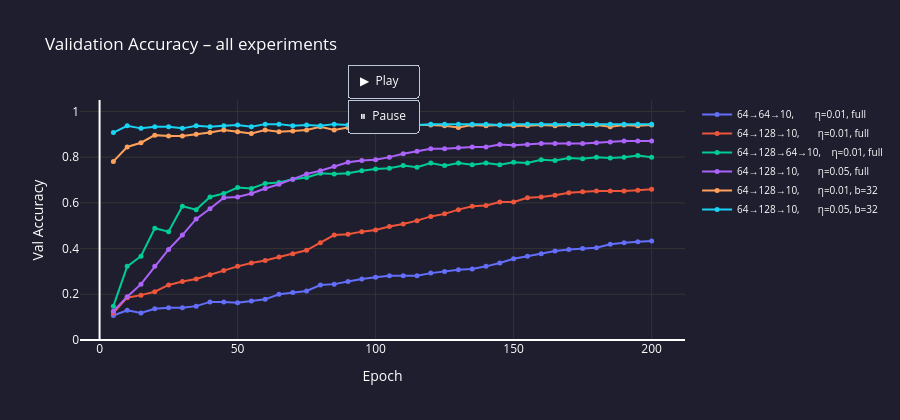

The notebook cell this image was saved under:
### Code cell
from Code.Visualization.network_visualization import show_architecture

# ── Compare training-progress curves for every experiment in one chart ─
# (inline version – does not open a new browser tab per experiment)
fig_all = go.Figure()
colors  = ['#636EFA','#EF553B','#00CC96','#AB63FA','#FFA15A','#19D3F3']

for i, exp in enumerate(results):
    t  = exp['trainer']
    xs = [j * 5 for j in range(1, len(t.val_acc_history) + 1)]
    c  = colors[i % len(colors)]

    # Animate using frames: each frame adds one more data point
    fig_all.add_trace(go.Scatter(
        x=xs, y=t.val_acc_history,
        mode='lines+markers',
        name=exp['name'],
        line=dict(color=c, width=2),
        marker=dict(size=5),
        hovertemplate='Epoch %{x}<br>Val Acc: %{y:.4f}<extra></extra>',
    ))

fig_all.update_layout(
    title='Validation Accuracy – all experiments',
    xaxis_title='Epoch',
    yaxis_title='Val Accuracy',
    yaxis=dict(range=[0, 1.05], gridcolor='#333'),
    xaxis=dict(gridcolor='#333'),
    plot_bgcolor='#1e1e2e',
    paper_bgcolor='#1e1e2e',
    font=dict(color='white'),
    height=420,
    legend=dict(font=dict(size=10)),
    updatemenus=[dict(
        type='buttons',
        showactive=False,
        y=1.15, x=0.5, xanchor='center',
        buttons=[
            dict(
                label='▶  Play',
                method='animate',
                args=[None, dict(frame=dict(duration=80, redraw=True), fromcurrent=True)],
            ),
            dict(
                label='⏸  Pause',
                method='animate',
                args=[[None], dict(frame=dict(duration=0), mode='immediate')],
            ),
        ],
    )],
)

# Build animation frames – each frame reveals one more epoch point
max_points = max(len(e['trainer'].val_acc_history) for e in results)
frames = []
for frame_idx in range(1, max_points + 1):
    frame_traces = []
    for i, exp in enumerate(results):
        t  = exp['trainer']
        xs = [j * 5 for j in range(1, len(t.val_acc_history) + 1)]
        visible_x = xs[:frame_idx]
        visible_y = t.val_acc_history[:frame_idx]
        frame_traces.append(go.Scatter(x=visible_x, y=visible_y))
    frames.append(go.Frame(data=frame_traces, name=str(frame_idx)))

fig_all.frames = frames
fig_all.show()

### Figure 1 — Plotly figure (JSON) as saved in the notebook; plotly's stock layout.template omitted (floating-point values rounded to 4 significant figures)
{"data": [{"hovertemplate": "Epoch %{x}<br>Val Acc: %{y:.4f}<extra></extra>", "line": {"color": "#636EFA", "width": 2}, "marker": {"size": 5}, "mode": "lines+markers", "name": "64→64→10,        η=0.01, full", "type": "scatter", "x": [5, 10, 15, 20, 25, 30, 35, 40, 45, 50, 55, 60, 65, 70, 75, 80, 85, 90, 95, 100, 105, 110, 115, 120, 125, 130, 135, 140, 145, 150, 155, 160, 165, 170, 175, 180, 185, 190, 195, 200], "y": [0.1074, 0.1296, 0.1185, 0.137, 0.1407, 0.1407, 0.1482, 0.1667, 0.1667, 0.163, 0.1704, 0.1778, 0.2, 0.2074, 0.2148, 0.2407, 0.2444, 0.2556, 0.2667, 0.2741, 0.2815, 0.2815, 0.2815, 0.2926, 0.3, 0.3074, 0.3111, 0.3222, 0.337, 0.3556, 0.3667, 0.3778, 0.3889, 0.3963, 0.4, 0.4037, 0.4185, 0.4259, 0.4296, 0.4333]}, {"hovertemplate": "Epoch %{x}<br>Val Acc: %{y:.4f}<extra></extra>", "line": {"color": "#EF553B", "width": 2}, "marker": {"size": 5}, "mode": "lines+markers", "name": "64→128→10,       η=0.01, full", "type": "scatter", "x": [5, 10, 15, 20, 25, 30, 35, 40, 45, 50, 55, 60, 65, 70, 75, 80, 85, 90, 95, 100, 105, 110, 115, 120, 125, 130, 135, 140, 145, 150, 155, 160, 165, 170, 175, 180, 185, 190, 195, 200], "y": [0.1185, 0.1852, 0.1963, 0.2111, 0.2407, 0.2556, 0.2667, 0.2852, 0.3037, 0.3222, 0.337, 0.3482, 0.363, 0.3778, 0.3926, 0.4259, 0.4593, 0.463, 0.4741, 0.4815, 0.4963, 0.5074, 0.5222, 0.5407, 0.5518, 0.5704, 0.5852, 0.5889, 0.6037, 0.6037, 0.6222, 0.6259, 0.6333, 0.6444, 0.6482, 0.6519, 0.6519, 0.6519, 0.6556, 0.6593]}, {"hovertemplate": "Epoch %{x}<br>Val Acc: %{y:.4f}<extra></extra>", "line": {"color": "#00CC96", "width": 2}, "marker": {"size": 5}, "mode": "lines+markers", "name": "64→128→64→10,    η=0.01, full", "type": "scatter", "x": [5, 10, 15, 20, 25, 30, 35, 40, 45, 50, 55, 60, 65, 70, 75, 80, 85, 90, 95, 100, 105, 110, 115, 120, 125, 130, 135, 140, 145, 150, 155, 160, 165, 170, 175, 180, 185, 190, 195, 200], "y": [0.1482, 0.3222, 0.3667, 0.4889, 0.4741, 0.5852, 0.5704, 0.6259, 0.6407, 0.6667, 0.663, 0.6852, 0.6889, 0.7037, 0.7111, 0.7296, 0.7259, 0.7296, 0.7407, 0.7481, 0.7519, 0.763, 0.7556, 0.7741, 0.763, 0.7741, 0.7667, 0.7741, 0.7667, 0.7778, 0.7741, 0.7889, 0.7852, 0.7963, 0.7926, 0.8, 0.7963, 0.8, 0.8074, 0.8]}, {"hovertemplate": "Epoch %{x}<br>Val Acc: %{y:.4f}<extra></extra>", "line": {"color": "#AB63FA", "width": 2}, "marker": {"size": 5}, "mode": "lines+markers", "name": "64→128→10,       η=0.05, full", "type": "scatter", "x": [5, 10, 15, 20, 25, 30, 35, 40, 45, 50, 55, 60, 65, 70, 75, 80, 85, 90, 95, 100, 105, 110, 115, 120, 125, 130, 135, 140, 145, 150, 155, 160, 165, 170, 175, 180, 185, 190, 195, 200], "y": [0.1259, 0.1889, 0.2444, 0.3222, 0.3963, 0.4593, 0.5296, 0.5741, 0.6222, 0.6259, 0.6407, 0.663, 0.6815, 0.7037, 0.7259, 0.7407, 0.7593, 0.7778, 0.7852, 0.7889, 0.8, 0.8148, 0.8259, 0.837, 0.837, 0.8407, 0.8444, 0.8444, 0.8556, 0.8518, 0.8556, 0.8593, 0.8593, 0.8593, 0.8593, 0.863, 0.8667, 0.8704, 0.8704, 0.8704]}, {"hovertemplate": "Epoch %{x}<br>Val Acc: %{y:.4f}<extra></extra>", "line": {"color": "#FFA15A", "width": 2}, "marker": {"size": 5}, "mode": "lines+markers", "name": "64→128→10,       η=0.01, b=32", "type": "scatter", "x": [5, 10, 15, 20, 25, 30, 35, 40, 45, 50, 55, 60, 65, 70, 75, 80, 85, 90, 95, 100, 105, 110, 115, 120, 125, 130, 135, 140, 145, 150, 155, 160, 165, 170, 175, 180, 185, 190, 195, 200], "y": [0.7815, 0.8444, 0.863, 0.8963, 0.8926, 0.8926, 0.9, 0.9074, 0.9185, 0.9111, 0.9037, 0.9185, 0.9111, 0.9148, 0.9185, 0.9333, 0.9185, 0.9296, 0.9333, 0.937, 0.937, 0.937, 0.9407, 0.9407, 0.937, 0.9296, 0.9407, 0.937, 0.9407, 0.937, 0.937, 0.9407, 0.937, 0.9407, 0.9407, 0.9407, 0.9333, 0.9407, 0.937, 0.9407]}, {"hovertemplate": "Epoch %{x}<br>Val Acc: %{y:.4f}<extra></extra>", "line": {"color": "#19D3F3", "width": 2}, "marker": {"size": 5}, "mode": "lines+markers", "name": "64→128→10,       η=0.05, b=32", "type": "scatter", "x": [5, 10, 15, 20, 25, 30, 35, 40, 45, 50, 55, 60, 65, 70, 75, 80, 85, 90, 95, 100, 105, 110, 115, 120, 125, 130, 135, 140, 145, 150, 155, 160, 165, 170, 175, 180, 185, 190, 195, 200], "y": [0.9074, 0.937, 0.9259, 0.9333, 0.9333, 0.9259, 0.937, 0.9333, 0.937, 0.9407, 0.9333, 0.9444, 0.9444, 0.937, 0.9407, 0.937, 0.9444, 0.9407, 0.9407, 0.9444, 0.9407, 0.9407, 0.9407, 0.9444, 0.9444, 0.9444, 0.9444, 0.9444, 0.9407, 0.9444, 0.9444, 0.9444, 0.9444, 0.9444, 0.9444, 0.9444, 0.9444, 0.9444, 0.9444, 0.9444]}], "layout": {"font": {"color": "white"}, "height": 420, "legend": {"font": {"size": 10}}, "paper_bgcolor": "#1e1e2e", "plot_bgcolor": "#1e1e2e", "title": {"text": "Validation Accuracy – all experiments"}, "updatemenus": [{"buttons": [{"args": [null, {"frame": {"duration": 80, "redraw": true}, "fromcurrent": true}], "label": "▶  Play", "method": "animate"}, {"args": [[null], {"frame": {"duration": 0}, "mode": "immediate"}], "label": "⏸  Pause", "method": "animate"}], "showactive": false, "type": "buttons", "x": 0.5, "xanchor": "center", "y": 1.15}], "xaxis": {"gridcolor": "#333", "title": {"text": "Epoch"}}, "yaxis": {"gridcolor": "#333", "range": [0, 1.05], "title": {"text": "Val Accuracy"}}}}
